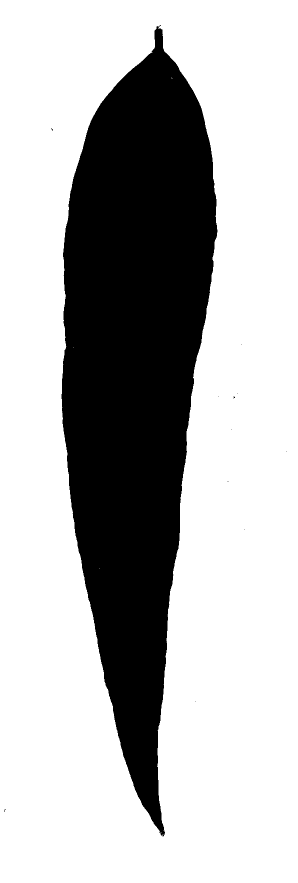
%> input picture leaves_image_base/images/ag1.tif, 596 x 1765 px (shown at 1/2 size)
$ octave --eval "result = extractBorder(imread('../../leaves_image_base/images/ag1.tif'));"   (GNU Octave 9; MATLAB toolbox functions it lacks are replaced by stand-ins)
%> lines starting %> are read from the running program, lines starting %| are printed output that depends on the picture; in (x1, y1, x2, y2) boxes, pixels count from 0 and x2, y2 are one past the last pixel; in counts of white or black regions, pixels touching at a corner belong together; the program's own positions count from 1
### trunk/src/isObject.m
function [ isBckg ] = isObject(pixelValue)
    isBckg = (pixelValue == 0);
end

### trunk/src/isBackground.m
% SCC 5830 - Processamento de Imagens
% Alceu Ferraz Costa
% Frizzi San Roman Salazar
%
% Dezembro 2010
%
function [ isBckg ] = isBackground(pixelValue)
    isBckg = (pixelValue == 255 || pixelValue == 1);
end

### trunk/src/extractBorder.m
% SCC 5830 - Processamento de Imagens
% Alceu Ferraz Costa
% Frizzi San Roman Salazar
%
% Dezembro 2010
%
% img: Binary image where white (value 1) pixels represents the background and black pixels (value 0) represents the
% object.
function [ X, Y ] = extractBorder( img )
    if isrgb(img)== 1
        img = im2bw(img);
    end;

    % Pad the array with 255 (background) to avoid an error if the object is located at the border of the image.
    img = padarray(img, [2 2], 255);

    [firstPixRow, firstPixCol] = findStartPixelPos(img);
    [secondPixRow, secondPixCol, fsDir] = findSecondPixelPos(img, firstPixRow, firstPixCol);
    [rowVector, colVector] = contourFollowing(img, secondPixRow, secondPixCol, fsDir);

    Y = rowVector;
    X = colVector;
end

function [rowVector, colVector] = contourFollowing(img, secondPixRow, secondPixCol, fsDir)
    % To avoid array resizing, pre-allocate memory for rowVector and colVector.
    rowVector = zeros(numel(img), 1);
    colVector = zeros(numel(img), 1);

    % Add the first pixel to border.
    [rowVector(1), colVector(1)] = chainPoint(secondPixRow, secondPixCol, invertDir(fsDir));

    %pcDir stores the direction from the previous pixel to the currently visited pixel.
    pcDir = fsDir;

    %curPix stores the currently visited pixel.
    curPixRow = secondPixRow;
    curPixCol = secondPixCol;

    % borderElems stores the number of elements in the border.
    borderElems = 1;

    while ~(curPixRow == rowVector(1) && curPixCol == colVector(1))
        % Add the current pixel to the border arrays.
        borderElems = borderElems + 1;
        rowVector(borderElems) = curPixRow;
        colVector(borderElems) = curPixCol;

        [curPixRow, curPixCol, pcDir] = findNextPixel(curPixRow, curPixCol, pcDir, img);
    end;

    borderElems = borderElems + 1;
    rowVector(borderElems) = curPixRow;
    colVector(borderElems) = curPixCol;

    % Slice border arrays to the correct size.
    rowVector = rowVector(1:borderElems);
    colVector = colVector(1:borderElems);
end

function [newPixRow, newPixCol, newPcDir] = findNextPixel(curPixRow, curPixCol, pcDir, img)
    cpDir = invertDir(pcDir);

    % Initialize newPixRow and newPixCol with invalid values.
    newPixRow = -1;
    newPixCol = -1;
    newPcDir = -1;

    for dirIncrement = 0 : 6
        dirA = mod(cpDir + dirIncrement, 8);
        dirB = mod(cpDir + dirIncrement + 1, 8);

        [aRow, aCol] = chainPoint(curPixRow, curPixCol, dirA);
        [bRow, bCol] = chainPoint(curPixRow, curPixCol, dirB);

        if isBackground(img(aRow, aCol)) && isObject(img(bRow, bCol))
            newPixRow = aRow;
            newPixCol = aCol;
            newPcDir = dirA;
        end;
    end;
end

% This function assumes that the top left corner pixel of the image is white.
function [ startRow, startCol ] = findStartPixelPos(img)
    % Initialize startRow and startCol with invalid values.
    startRow = -1;
    startCol = -1;

    for row = 1 : size(img, 1)
        for col = 1 : size(img, 2) - 1
            if isObject(img(row, col + 1))
                startRow = row;
                startCol = col + 1;
                return;
            end;
        end;
    end;
end

%fsDir is the direction from the first pixel to the second pixel.
function [secondPixRow, secondPixCol, fsDir] = findSecondPixelPos(img, firstPixRow, firstPixCol)
    for direction = 5 : 7
        [row, col] = chainPoint(firstPixRow, firstPixCol, direction);

        if isObject(img(row, col))
            [secondPixRow, secondPixCol] = chainPoint(firstPixRow, firstPixCol, direction - 1);
            fsDir = direction;
            return;
        end;
    end;
    [secondPixRow, secondPixCol] = chainPoint(firstPixRow, firstPixCol, 7);
end

% Returns in [neighRow, neighCol] the pixel that is neighbor to pixel with coordinates row, col in the direction given
% by the input parameter 'direction'.
%
% Chain code matrix:
%
%        .---.---.---.
%        | 3 | 2 | 1 |
%        |---|---|---|
%        | 4 | P | 0 |
%        |---|---|---|
%        | 5 | 6 | 7 |
%        '---'---'---'
%
function [neighRow, neighCol] = chainPoint(row, col, direction)
    % Get coordinates increment.
    switch direction
        case 0
            inc = [0 1];

        case 1
            inc = [-1 1];

        case 2
            inc = [-1 0];

        case 3
            inc = [-1 -1];

        case 4
            inc = [0 -1];

        case 5
            inc = [1 -1];

        case 6
            inc = [1 0];

        case 7
            inc = [1 1];
    end;

    neighRow = inc(1) + row;
    neighCol = inc(2) + col;
end

function [ invertedDir ] = invertDir(dir)
    invertedDir = mod(dir + 4, 8);
end
%> in extractBorder, `img = padarray(img, [2 2], 255);`:
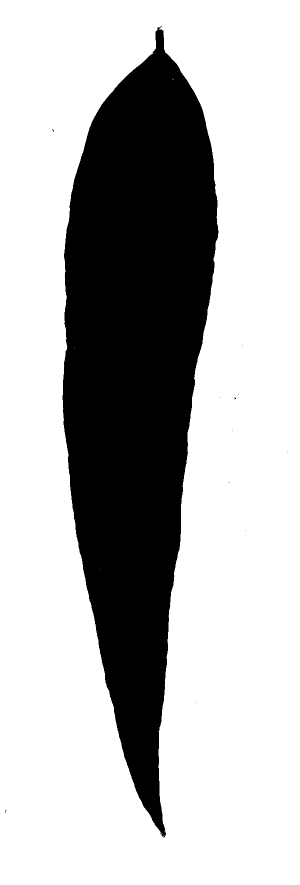
%> img: size 1769x600 uint8 (shown at 1/2 size); 71.2% white; 13 black regions (12 under 20 px), largest, box (x1, y1, x2, y2) and area: (125, 52, 437, 1675) 305452
%> in extractBorder, `[firstPixRow, firstPixCol] = findStartPixelPos(img);`: firstPixRow = 53; firstPixCol = 323
%> the loop in findSecondPixelPos, `for direction = 5 : 7` made 1 pass
%> (row, col, isBckg in isObject, secondPixRow, secondPixCol) on pass 1: (54, 322, true, 53, 322)
%> in extractBorder, `[secondPixRow, secondPixCol, fsDir] = findSecondPixelPos(img, firstPix..`: secondPixRow = 53; secondPixCol = 322; fsDir = 5
%> in contourFollowing, `curPixRow = secondPixRow;`: curPixRow = 53
%> in contourFollowing, `curPixCol = secondPixCol;`: curPixCol = 322
%> in findNextPixel, `cpDir = invertDir(pcDir);`: cpDir = 1
%> the loop in findNextPixel, `for dirIncrement = 0 : 6` made 7 passes
%> (dirB, aRow, aCol, bRow, bCol) on pass 5: (6, 54, 321, 54, 322)
%> (dirB, aRow, aCol, bRow, bCol) on passes 1, 2, 3, 4, 6, 7: (2, 52, 323, 52, 322), (3, 52, 322, 52, 321), (4, 52, 321, 53, 321), (5, 53, 321, 54, 321), (7, 54, 322, 54, 323), (0, 54, 323, 53, 323)
%> in contourFollowing, `[curPixRow, curPixCol, pcDir] = findNextPixel(curPixRow, curPixCol, pc..`: curPixRow = 54; curPixCol = 321
%> in contourFollowing, `rowVector = rowVector(1:borderElems);`: rowVector = [52; 53; 54; 55; 55; 54; 53; 52; 52]
%> in contourFollowing, `colVector = colVector(1:borderElems);`: colVector = [323; 322; 321; 322; 323; 324; 325; 324; 323]
%> in extractBorder, `[rowVector, colVector] = contourFollowing(img, secondPixRow, secondPix..`: rowVector = [52; 53; 54; 55; 55; 54; 53; 52; 52]; colVector = [323; 322; 321; 322; 323; 324; 325; 324; 323]
%> in extractBorder, `Y = rowVector;`: Y = [52; 53; 54; 55; 55; 54; 53; 52; 52]
%> in extractBorder, `X = colVector;`: X = [323; 322; 321; 322; 323; 324; 325; 324; 323]
